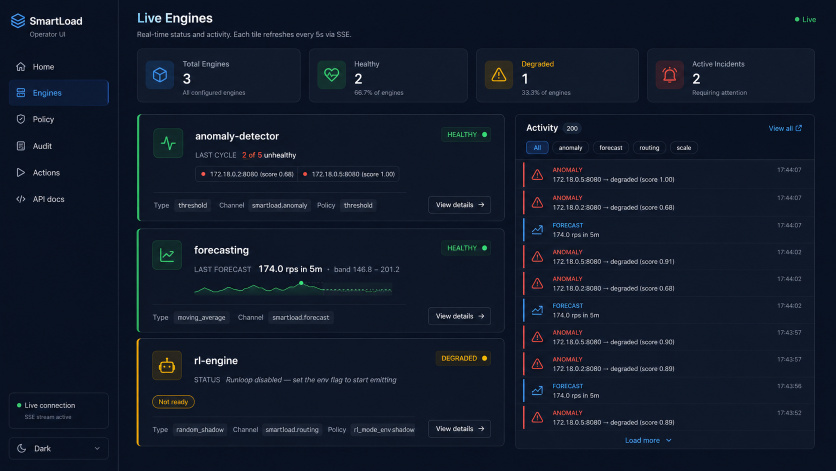
#> input picture thesis/report/figures/ui/Engines.png, 1672 x 941 px (shown at 1/2 size)
$ python _crop.py
#> lines starting #> are read from the running program, lines starting #| are printed output that depends on the picture
from PIL import Image
def crop(src, box, out, scale=2):
#> called with src = 'Engines.png', box = (230, 175, 1130, 360), out = '_crops/eng_card1.png', scale = 2
    im = Image.open(src)
#> im is the input picture: PIL image 1672x941 RGB; mean R, G, B 16.9, 26, 41.6
    c = im.crop(box).convert('RGB')
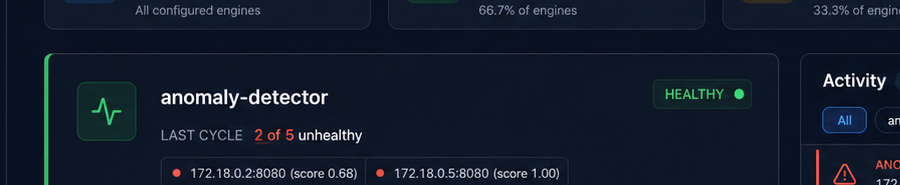
#> c: PIL image 900x185 RGB; mean R, G, B 18.4, 28.1, 43.2
    c = c.resize((c.width*scale, c.height*scale), Image.LANCZOS)
#> c: PIL image 1800x370 RGB
    c.save(out)
    print(out, c.size)
#| _crops/eng_card1.png (1800, 370)
crop('Engines.png', (230, 175, 1130, 360), '_crops/eng_card1.png', 2)
crop('Engines.png', (230, 360, 1130, 545), '_crops/eng_card2.png', 2)
#> call 2 of crop, with src = 'Engines.png', box = (230, 360, 1130, 545), out = '_crops/eng_card2.png', scale = 2
#> in crop (call 2), `c = im.crop(box).convert('RGB')`:
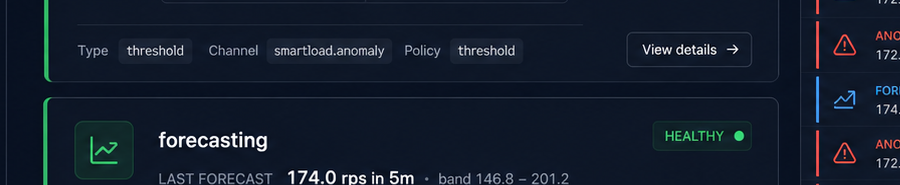
#> c: PIL image 900x185 RGB; mean R, G, B 19.4, 29.2, 44.1
#| _crops/eng_card2.png (1800, 370)
crop('Engines.png', (230, 545, 1130, 745), '_crops/eng_card3.png', 2)
#> call 3 of crop, with src = 'Engines.png', box = (230, 545, 1130, 745), out = '_crops/eng_card3.png', scale = 2
#> in crop (call 3), `c = im.crop(box).convert('RGB')`:
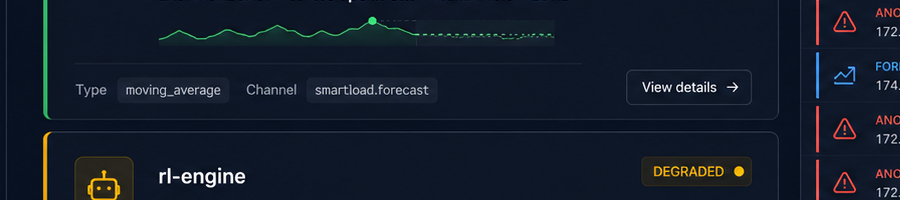
#> c: PIL image 900x200 RGB; mean R, G, B 19.6, 28, 41.8
#| _crops/eng_card3.png (1800, 400)

$ run again, with thesis/report/figures/ui/Audit_page.png copied over thesis/report/figures/ui/Engines.png
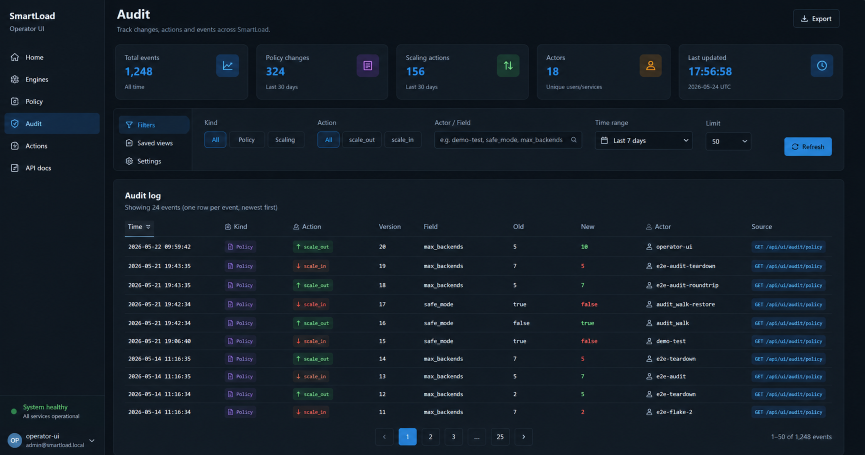
#> input picture thesis/report/figures/ui/Audit_page.png, 1729 x 910 px (shown at 1/2 size)
#> in crop, im is the input picture: PIL image 1729x910 RGB; mean R, G, B 19.7, 29.7, 39.9
#| _crops/eng_card1.png (1800, 370)
#> in crop (call 2), `c = im.crop(box).convert('RGB')`:
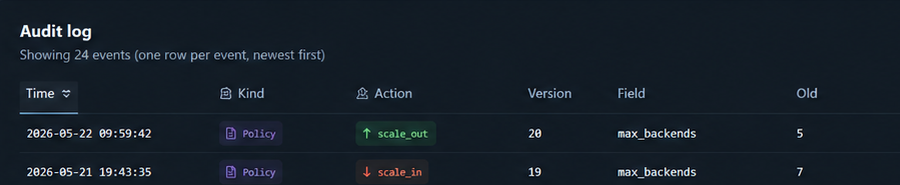
#> c: PIL image 900x185 RGB; mean R, G, B 22.1, 31.6, 41.3
#| _crops/eng_card2.png (1800, 370)
#> in crop (call 3), `c = im.crop(box).convert('RGB')`:
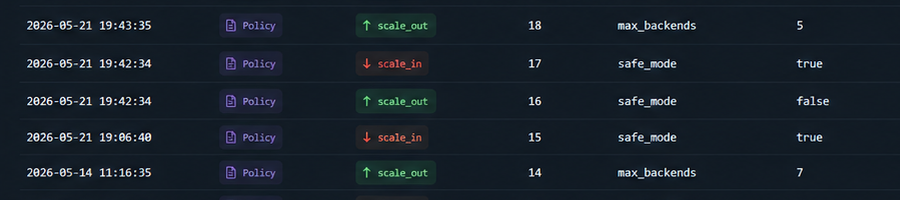
#> c: PIL image 900x200 RGB; mean R, G, B 23.5, 33, 42.5
#| _crops/eng_card3.png (1800, 400)

$ run again, with thesis/report/figures/ui/Home.png copied over thesis/report/figures/ui/Engines.png
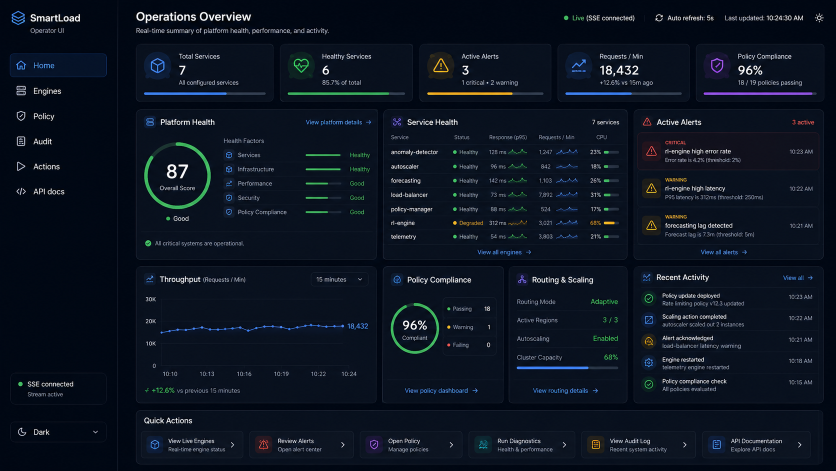
#> input picture thesis/report/figures/ui/Home.png, 1672 x 941 px (shown at 1/2 size)
#> in crop, im is the input picture: PIL image 1672x941 RGB; mean R, G, B 12.3, 20.4, 33
#| _crops/eng_card1.png (1800, 370)
#> in crop (call 2), `c = im.crop(box).convert('RGB')`:
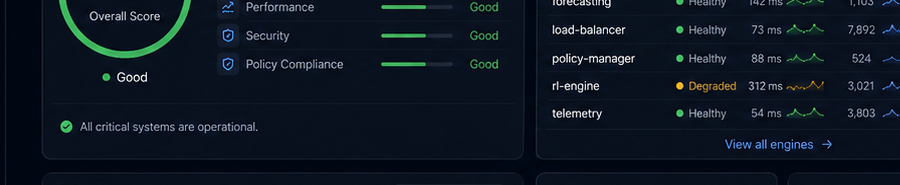
#> c: PIL image 900x185 RGB; mean R, G, B 13, 22.6, 34.2
#| _crops/eng_card2.png (1800, 370)
#> in crop (call 3), `c = im.crop(box).convert('RGB')`:
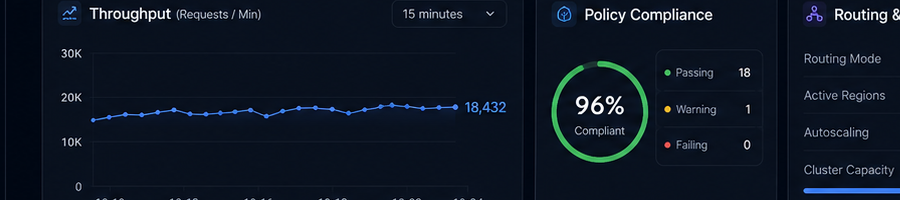
#> c: PIL image 900x200 RGB; mean R, G, B 13.4, 22.7, 36.2
#| _crops/eng_card3.png (1800, 400)
